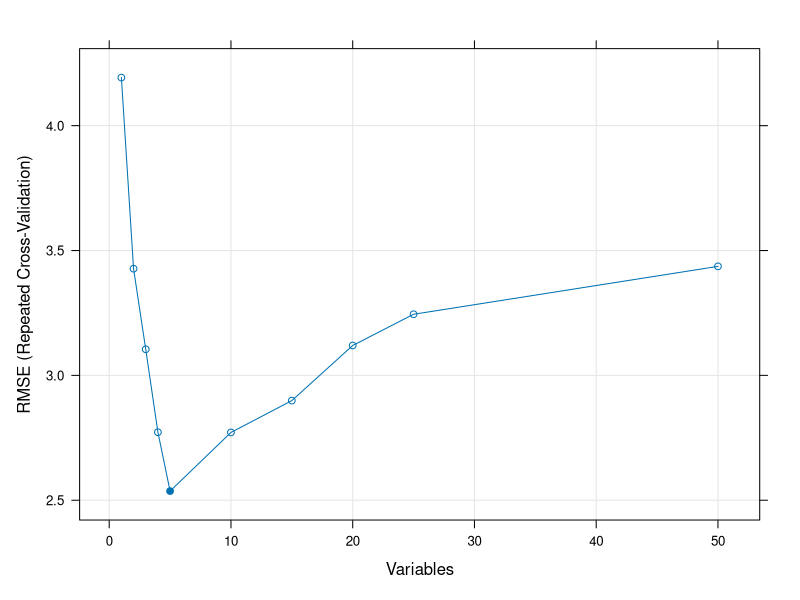

Reproduce this figure in R.
### Recursive Feature Elimination via caret

install.packages(c("caret", "mlbench"), dependencies = TRUE)

library(caret)
library(mlbench)

# Generate synthetic data using friedman1 formula
# With 5 real variables, and 5 noise
rows <- 100
sim <- mlbench.friedman1(rows, sd = 1)
colnames(sim$x) <- c(paste("real", 1:5, sep = ""),
                     paste("fake", 1:5, sep = ""))

# Add 40 more fake (random) data variables
# Of the 50 predictors, there are 45 pure noise variables: 5 are uniform on [0, 1]
# and 40 are random univariate standard normals.
cols <- 40
fake <- matrix(rnorm(rows * cols), nrow = rows)
colnames(fake) <- paste("fake", 5 + (1:ncol(fake)), sep = "")
x <- cbind(sim$x, fake)
y <- sim$y

# Print first row of features
head(x, 1)

# Center and scale the predictors
normalization <- preProcess(x)
x <- predict(normalization, x)
x <- as.data.frame(x)

# Define number of variables to be used in fitting over the runs 
subsets <- c(1:5, 10, 15, 20, 25)

# Set recursive feature elimination parameters
# Fit to a linear model (lmFuncs), use 10-fold CV (repeatedcv), and repeat 3 times
ctrl <- rfeControl(functions = lmFuncs,
                   method = "repeatedcv",
                   repeats = 3,
                   verbose = FALSE)

# Run RFE on dataset, across the given feature space subsets
lmProfile <- rfe(x, y,
                 sizes = subsets,
                 rfeControl = ctrl)

# Print RFE results
lmProfile

# Print most important features
predictors(lmProfile)

# Plot error vs. number of variables
plot(lmProfile, type = c("g", "o"))
